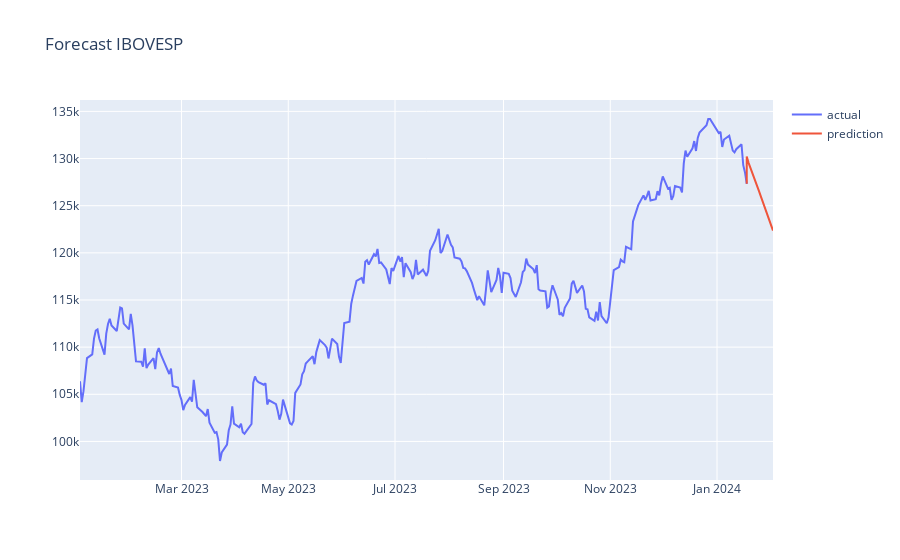

Notebook cell for this chart:
### Code cell
# Importando os dados do IBOVESP para o modelo

symbol = '^BVSP'
start_date = '2019-01-01'
end_date = '2024-01-19'

# Use a função download para obter os dados
df_ltsm = yf.download(symbol, start=start_date, end=end_date)
df_ltsm = df_ltsm.reset_index('Date')
df_ltsm['Date'] = pd.to_datetime(df_ltsm['Date'])
df_ltsm.drop(columns=['Open', 'High', 'Low', 'Volume', 'Adj Close'], inplace=True)
df_past_ltsm = df_ltsm[['Date','Close']]

df_past_ltsm.rename(columns={'Close': 'Actual'}, inplace=True)
df_past_ltsm['Date'] = pd.to_datetime(df_past_ltsm['Date'])
df_past_ltsm['Forecast'] = np.nan
df_past_ltsm['Forecast'].iloc[-1] = df_past_ltsm['Actual'].iloc[-1]

df_future_ltsm = pd.DataFrame(columns=['Date', 'Actual', 'Forecast'])
df_future_ltsm['Date'] = forecast_dates
df_future_ltsm['Forecast'] = forecast.flatten()
# Concatenando os DataFrames usando concat
frames_ltsm = [df_past_ltsm, df_future_ltsm]
results_ltsm = pd.concat(frames_ltsm, ignore_index=True).set_index('Date')

results_ltsm2023 =  results_ltsm.loc['2023-01-01':]

plot_data = [
    go.Scatter(
        x=results_ltsm2023.index,
        y=results_ltsm2023['Actual'],
        name='actual'
    ),
    go.Scatter(
        x=results_ltsm2023.index,
        y=results_ltsm2023['Forecast'],
        name='prediction'
    )
]

plot_layout = go.Layout(
        title='Forecast IBOVESP'
    )
fig = go.Figure(data=plot_data, layout=plot_layout)

fig.show()

### Figure 1 — Plotly figure (JSON) as saved in the notebook; plotly's stock layout.template omitted (floating-point values rounded to 4 significant figures; data arrays with more than 128 entries replaced by an {"elided": "..."} marker saying what was removed)
{"data": [{"name": "actual", "type": "scatter", "x": {"elided": "277 str values"}, "y": {"elided": "277 int values"}}, {"name": "prediction", "type": "scatter", "x": {"elided": "277 str values"}, "y": {"elided": "277 float values"}}], "layout": {"title": {"text": "Forecast IBOVESP"}}}
